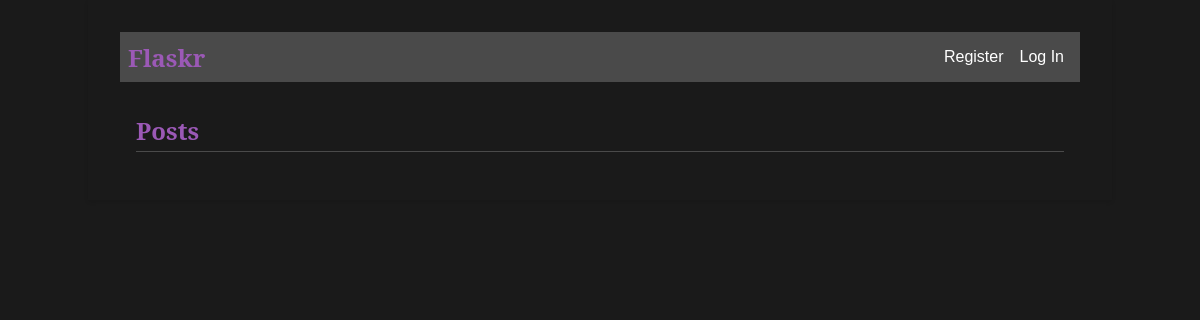
Before: / with the older database file.
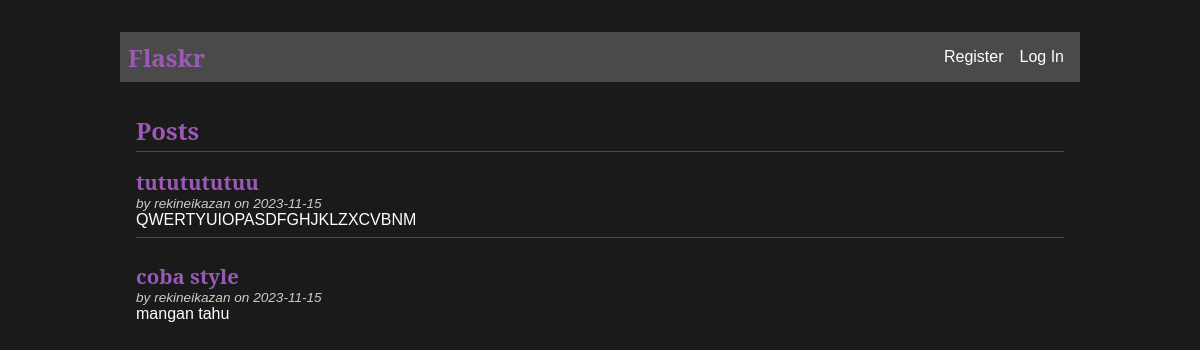
After: the same page with the newer database file.
### tables this page shows
CREATE TABLE post (
  id INTEGER PRIMARY KEY AUTOINCREMENT,
  author_id INTEGER NOT NULL,
  created TIMESTAMP NOT NULL DEFAULT CURRENT_TIMESTAMP,
  title TEXT NOT NULL,
  body TEXT NOT NULL,
  FOREIGN KEY (author_id) REFERENCES user (id)
);

CREATE TABLE user (
  id INTEGER PRIMARY KEY AUTOINCREMENT,
  username TEXT UNIQUE NOT NULL,
  password TEXT NOT NULL
);

### flaskr/blog.py (the view)
@bp.route('/')
def index():
    db = get_db()
    posts = db.execute(
        'SELECT p.id, title, body, created, author_id, username'
        ' FROM post p JOIN user u ON p.author_id = u.id'
        ' ORDER BY created DESC'
    ).fetchall()
    return render_template('blog/index.html', posts=posts)

### flaskr/auth.py (called while the page is built)
@bp.before_app_request
def load_logged_in_user():
    user_id = session.get('user_id')
    if user_id is None:
        g.user = None
    else:
        g.user = get_db().execute(
            'SELECT * FROM user WHERE id = ?', (user_id,)
        ).fetchone()

### flaskr/db.py (called while the page is built)
def get_db():
    if 'db' not in g:
        g.db = sqlite3.connect(
            current_app.config['DATABASE'],
            detect_types=sqlite3.PARSE_DECLTYPES
        )
        g.db.row_factory = sqlite3.Row
    return g.db

### flaskr/templates/blog/index.html (shortened to what this page needs)
{% extends 'base.html' %}
{% block header %}
  <h1>{% block title %}Posts{% endblock %}</h1>
{% endblock %}
{% block content %}
  {% for post in posts %}
    <article class="post">
      <header>
        <div>
          <h1>{{ post['title'] }}</h1>
          <div class="about">by {{ post['username'] }} on {{ post['created'].strftime('%Y-%m-%d') }}</div>
        </div>
      </header>
      <p class="body">{{ post['body'] }}</p>
    </article>
    {% if not loop.last %}
      <hr>
    {% endif %}
  {% endfor %}
{% endblock %}

### flaskr/templates/base.html (shortened to what this page needs)
<!doctype html>
<link rel="stylesheet" href="{{ url_for('static', filename='style.css') }}">
<nav>
  <h1>Flaskr</h1>
  <ul>
    {% if g.user %}
      <li><span>{{ g.user['username'] }}</span>
      <li><a href="{{ url_for('auth.logout') }}">Log Out</a>
    {% else %}
      <li><a href="{{ url_for('auth.register') }}">Register</a>
      <li><a href="{{ url_for('auth.login') }}">Log In</a>
    {% endif %}
  </ul>
</nav>
<section class="content">
  <header>
    {% block header %}{% endblock %}
  </header>
  {% block content %}{% endblock %}
</section>

### flaskr/static/style.css (style rules this page uses)
html, body, h1, h2, h3, h4, h5, h6, p { margin: 0; padding: 0; }
h1, h2, h3 { font-family: 'Serif', serif; color: #9b59b6; margin: 1rem 0; }
a { color: #9b59b6; text-decoration: none; }
hr { border: none; border-top: 1px solid #4a4a4a; }
nav { background: #4a4a4a; display: flex; align-items: center; padding: 0.5rem; }
nav h1 { flex: 1; margin: 0; }
nav ul { display: flex; list-style: none; margin: 0; padding: 0; }
nav ul li a, nav ul li span, header .action { display: block; padding: 0.5rem; color: #fff; }
.content { padding: 1rem; }
.content > header { border-bottom: 1px solid #4a4a4a; display: flex; align-items: flex-end; }
.content > header h1 { flex: 1; margin: 1rem 0 0.25rem 0; }
.post > header { display: flex; align-items: flex-end; font-size: 0.85em; }
.post > header > div:first-of-type { flex: 1; }
.post > header h1 { font-size: 1.5em; margin-bottom: 0; }
.post .about { color: #ccc; font-style: italic; }
.post .body { white-space: pre-line; }
.content:last-child { margin-bottom: 0; }

Changed rows visible on the page:
added post: title "tututututuu", username "rekineikazan", created "2023-11-15", body "QWERTYUIOPASDFGHJKLZXCVBNM"
added post: title "coba style", username "rekineikazan", created "2023-11-15", body "mangan tahu"
